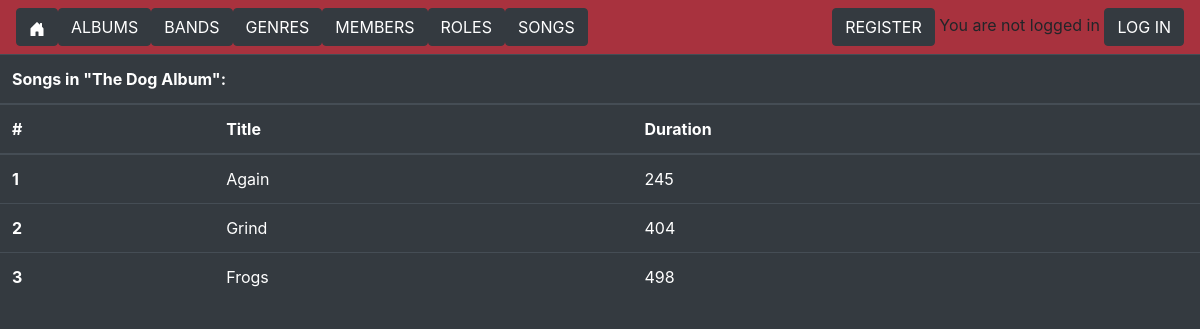
Page /album_details/2/ on the committed database.
### zotify/models.py (models this page shows, shortened)
class Song(models.Model):
    title = models.CharField(max_length=50)
    duration = models.PositiveSmallIntegerField(null=True, blank=True)
    album = models.ForeignKey(Album, on_delete=models.CASCADE)
    artist = models.ForeignKey(Artist, on_delete=models.CASCADE)

class Album(models.Model):
    name = models.CharField(max_length=50)
    cover = models.FileField(null=True, blank=True)
    relase_date = models.DateField(null=True, blank=True)
    genre = models.ForeignKey(Genre, null=True, on_delete=models.SET_NULL)
    artist = models.ForeignKey(Artist, on_delete=models.CASCADE)

### zotify/views.py (the view)
# urls.py: path('album_details/<int:album_id>/', views.album_details, name='album_details'),
def album_details(request, album_id):
    context = Song.objects.filter(album=album_id)
    return render(request, 'zotify/album_details.html', {'songs': context})

### zotify/templates/zotify/album_details.html (shortened to what this page needs)
{% extends "zotify/main.html" %}
{% block content %}
<table class="table table-dark">
    <thead>
    <tr>
        <th colspan="100%">Songs in {{songs.0.album.name}}:</th>
    </tr>
    <tr>
        <th scope="col">#</th>
        <th scope="col">Title</th>
        <th scope="col">Duration</th>
    </tr>
    </thead>
    <tbody>
    {% for i in songs %}
    <tr>
        <th scope="row">{{forloop.counter}}</th>
        <td>{{i.title}}</td>
        <td>{{i.duration}}</td>
    </tr>
    {% endfor %}
    </tbody>
</table>
{% endblock content %}

### zotify/static/zotify/main.css (style rules this page uses)
.bg-color { background: rgb(52, 58, 64) !important; }

### rows in the picture
Song: album.name "\"The Dog Album\"", title "Again", duration "245"
Song: title "Grind", duration "404"
Song: title "Frogs", duration "498"
